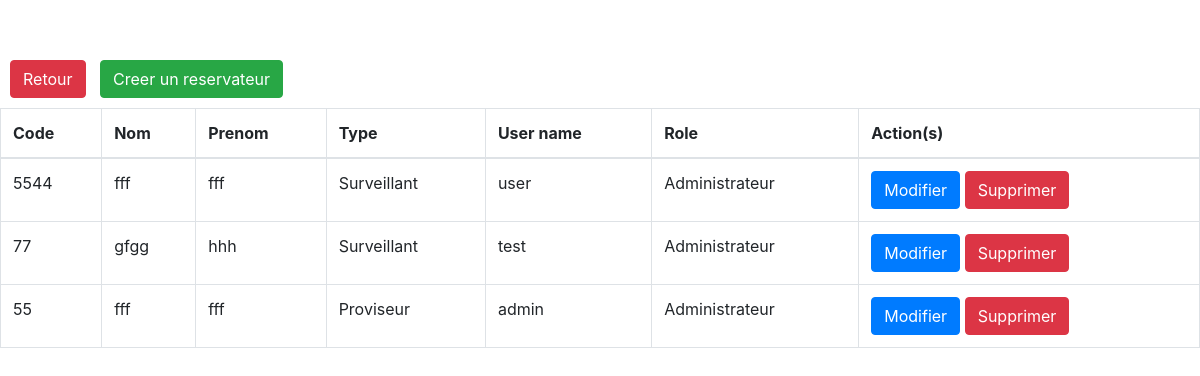
/user/, run on an earlier commit of the app's database.
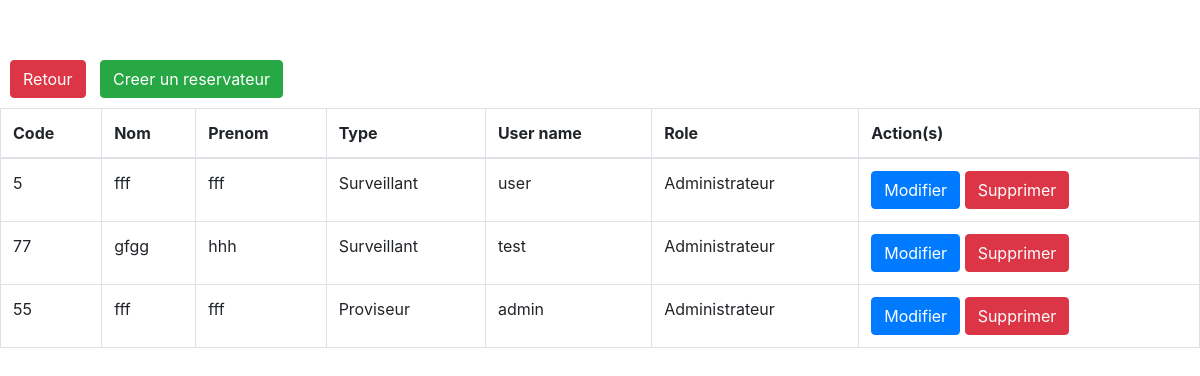
And on a later commit of the database.
### srcApp/models.py (models this page shows, shortened)
class Personnel(models.Model):
    rolelist = models.TextChoices('Utilisateur', 'Administrateur')
    codePerso = models.fields.CharField(max_length=4)
    nom = models.fields.CharField(max_length=50)
    prenom = models.fields.CharField(max_length=50)
    typePerso = models.ForeignKey(TypePerso, null=True, on_delete=models.SET_NULL)
    dateNaiss = models.fields.IntegerField(
    validators=[MinValueValidator(1900), MaxValueValidator(2004)])
    chefService = models.BooleanField
    role = models.fields.CharField(choices=rolelist.choices, max_length=50)
    account = models.OneToOneField(User, null=True, on_delete=models.CASCADE)

class TypePerso(models.Model):
    codeType = models.fields.CharField(max_length=4)
    fonction = models.fields.CharField(max_length=50)
    def __str__(self):
        return f'{self.fonction}'

### srcApp/views.py (the view)
# urls.py: path('user/', views.user, name='user'),
def user(request):
    datas = Personnel.objects.all()
    return render(request,"userHome.html", {'datas':datas})

### srcApp/templates/userHome.html (shortened to what this page needs)
{% extends 'base.html' %}
{% load crispy_forms_tags %}
        {% block content %}
        <div style="display:inline-block">
        <a class="btn btn btn-danger" href="{% url 'accueil' %}" style="margin:10px">Retour</a>
        <a class="btn btn-success " href="{% url 'create_user' %}">Creer un reservateur</a>
        </div>
         <table class="table table-bordered mx-auto" >
        <thead>
        <tr>
            <th>Code</th>
        <th>Nom</th>
        <th>Prenom</th>
            <th>Type</th>
            <th>User name</th>
            <th>Role</th>
        <th>Action(s)</th>
        </tr>
        </thead>
        <tbody id="myTable">
        {% for user in datas %}
        <tr>
            <td>{{user.codePerso}}</td>
            <td>{{ user.nom }}</td>
            <td>{{ user.prenom }}</td>
            <td>{{ user.typePerso }}</td>
            <td>{{ user.account }}</td>
            <td>{{ user.role }}</td>
        <td>
        <form action="#" method="Post">
        <a class="btn btn-primary" href="{% url 'update_user' user.id %}">Modifier</a>
            <a  class="btn btn-danger" href="{% url 'delete_user' user.id %}">Supprimer</a>
        </form>
        </td>
        </tr>
        {% endfor %}
        </tbody>
        </table>
        {% endblock %}

What changed in the data, as far as the page shows it:
changed Personnel "user": codePerso "5544" → "5"
